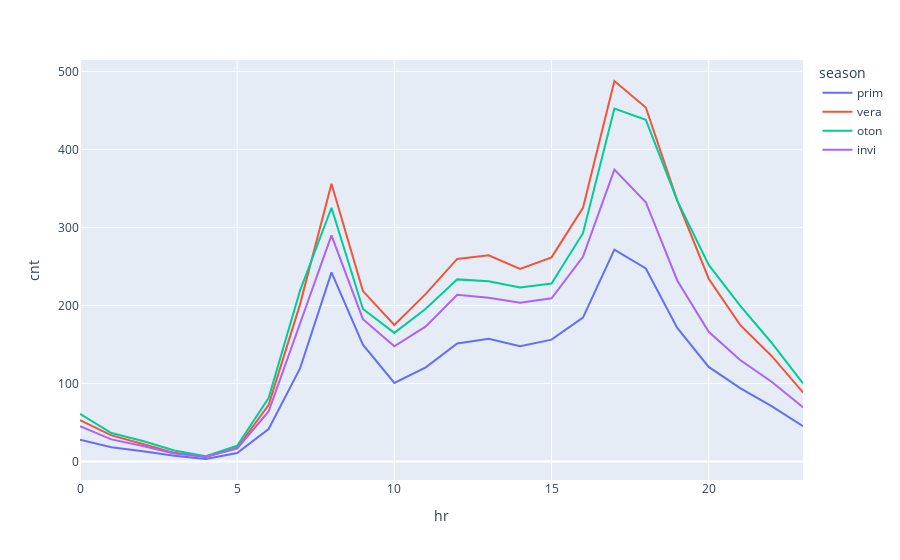

This figure's notebook cell:
### Markdown cell above
### Comportamiento por estaciones

### Code cell
def num_to_season(number):
    diccionario = {1:'prim', 2:'vera',3:'oton',4:'invi'}
    return diccionario[number]
df_0_3 = df_0[['season', 'hr', 'cnt']].groupby(['season', 'hr']).mean().reset_index()
df_0_3['season'] = df_0_3['season'].map(num_to_season)
px.line(df_0_3, x='hr', y='cnt', color='season')

### Figure 1 — Plotly figure (JSON) as saved in the notebook; plotly's stock layout.template omitted (floating-point values rounded to 4 significant figures)
{"data": [{"hovertemplate": "season=prim<br>hr=%{x}<br>cnt=%{y}<extra></extra>", "legendgroup": "prim", "line": {"color": "#636efa", "dash": "solid"}, "marker": {"symbol": "circle"}, "mode": "lines", "name": "prim", "orientation": "v", "showlegend": true, "type": "scatter", "x": [0, 1, 2, 3, 4, 5, 6, 7, 8, 9, 10, 11, 12, 13, 14, 15, 16, 17, 18, 19, 20, 21, 22, 23], "xaxis": "x", "y": [27.78, 18.18, 12.97, 7.253, 3.139, 10.89, 41.6, 119.2, 242.4, 149.8, 100.7, 120.6, 151.2, 157.3, 147.8, 156.1, 184.3, 271.6, 247.4, 171.1, 121.2, 94.11, 70.89, 45.11], "yaxis": "y"}, {"hovertemplate": "season=vera<br>hr=%{x}<br>cnt=%{y}<extra></extra>", "legendgroup": "vera", "line": {"color": "#EF553B", "dash": "solid"}, "marker": {"symbol": "circle"}, "mode": "lines", "name": "vera", "orientation": "v", "showlegend": true, "type": "scatter", "x": [0, 1, 2, 3, 4, 5, 6, 7, 8, 9, 10, 11, 12, 13, 14, 15, 16, 17, 18, 19, 20, 21, 22, 23], "xaxis": "x", "y": [53.05, 33.41, 22.47, 11.01, 5.75, 17.54, 72.22, 201.4, 356.1, 218.4, 175.0, 214.8, 259.7, 264.2, 246.8, 261.6, 325.1, 487.8, 453.8, 334.3, 234.2, 175.1, 135.3, 88.51], "yaxis": "y"}, {"hovertemplate": "season=oton<br>hr=%{x}<br>cnt=%{y}<extra></extra>", "legendgroup": "oton", "line": {"color": "#00cc96", "dash": "solid"}, "marker": {"symbol": "circle"}, "mode": "lines", "name": "oton", "orientation": "v", "showlegend": true, "type": "scatter", "x": [0, 1, 2, 3, 4, 5, 6, 7, 8, 9, 10, 11, 12, 13, 14, 15, 16, 17, 18, 19, 20, 21, 22, 23], "xaxis": "x", "y": [61.06, 36.43, 26.15, 14.14, 6.763, 20.2, 81.28, 219.1, 325.2, 195.5, 164.8, 195.8, 233.4, 231, 223.2, 228.1, 292.6, 452.4, 438.0, 334.3, 252.0, 199.7, 152.2, 100.2], "yaxis": "y"}, {"hovertemplate": "season=invi<br>hr=%{x}<br>cnt=%{y}<extra></extra>", "legendgroup": "invi", "line": {"color": "#ab63fa", "dash": "solid"}, "marker": {"symbol": "circle"}, "mode": "lines", "name": "invi", "orientation": "v", "showlegend": true, "type": "scatter", "x": [0, 1, 2, 3, 4, 5, 6, 7, 8, 9, 10, 11, 12, 13, 14, 15, 16, 17, 18, 19, 20, 21, 22, 23], "xaxis": "x", "y": [45.11, 28.26, 19.82, 10.31, 5.944, 16.62, 64.07, 176.5, 289.8, 182.4, 147.6, 173.0, 213.6, 210.0, 203.6, 209.1, 262.4, 374.1, 332.4, 232.1, 166.2, 130.1, 102.3, 69.44], "yaxis": "y"}], "layout": {"legend": {"title": {"text": "season"}, "tracegroupgap": 0}, "margin": {"t": 60}, "xaxis": {"anchor": "y", "domain": [0, 1], "title": {"text": "hr"}}, "yaxis": {"anchor": "x", "domain": [0, 1], "title": {"text": "cnt"}}}}
